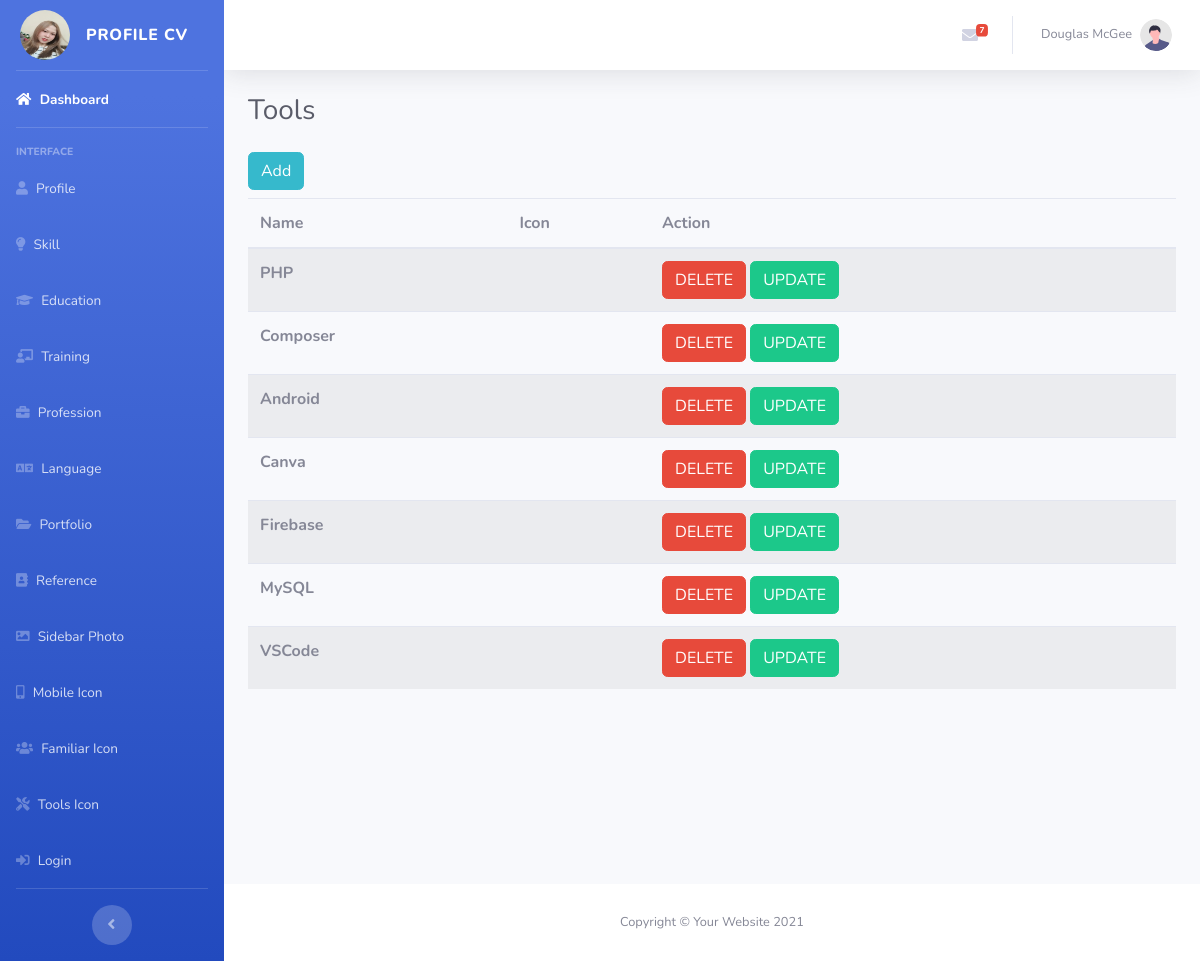
Screenshot of /tabel_tools.php (signed in) with the database file from the repository.
### tables this page shows
CREATE TABLE `tools` (
  `id_tools` int NOT NULL,
  `nama` varchar(300) NOT NULL,
  `icon` varchar(300) NOT NULL
);

### tabel_tools.php (the view, shortened to what this page needs)
<?php
include "connection.php";
$select_tools = mysqli_query($koneksi, "SELECT*FROM tools ORDER BY id_tools DESC");
?>
<?php include "header.php" ?>
<body id="page-top">
    <div id="wrapper">
        <?php include "sidebar.php" ?>
        <div id="content-wrapper" class="d-flex flex-column">
            <div id="content">
                <?php include "topbar.php" ?>
                <div class="container-fluid">
                    <div class="d-sm-flex align-items-center justify-content-between mb-4">
                        <h1 class="h3 mb-0 text-gray-800">Tools</h1>
                    </div>
                    <a href="form_tools.php" class="btn btn-info mb-2">Add</a>
                    <table class="table table-striped">
                        <thead>
                            <tr>
                                <th scope="col">Name</th>
                                <th scope="col">Icon</th>
                                <th scope="col">Action</th>
                            </tr>
                        </thead>
                        <tbody>
                            <?php
                while ($tampil = mysqli_fetch_object($select_tools)):
                        ?>
                    <tr>
                                <th scope="row"><?php echo
                                $tampil->nama; ?></th>
                                <td>
                                </td>
                        <td>
                                <a href="delete_tools.php?id_tools=<?php
                                echo $tampil->id_tools;?>" class="btn
                                btn-danger" onclick="return confirm
                                ('confirm to delete?')">DELETE</a>
                                <a href="update_form_tools.php?id_tools=<?php
                                echo $tampil->id_tools;?>" class="btn
                                btn-success">UPDATE</a>
                        </td>
                    </tr>
                <?php endwhile; ?>
                        </tbody>
                    </table>
                </div>
            </div>
            <?php include "footer.php" ?>
        </div>
    </div>
    <?php include "bottom.php" ?>

### rows the page displays
tools: nama "PHP"
tools: nama "Composer"
tools: nama "Android"
tools: nama "Canva"
tools: nama "Firebase"
tools: nama "MySQL"
tools: nama "VSCode"
